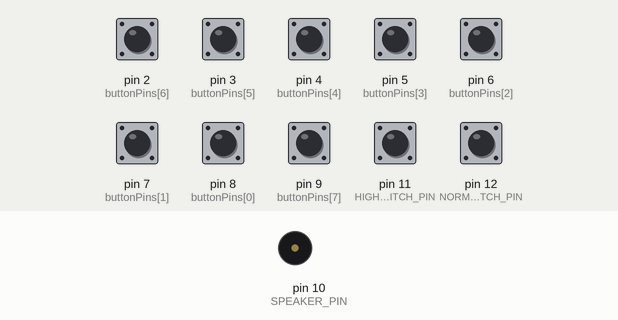
The sketch below on a simulated Arduino Mega 2560, built with avr-gcc and run on an emulated ATmega2560. Parts: buzzer (waves = sounding). The test bench sets the inputs (shaded band); at power-on: pin 2 (buttonPins[6]), pin 3 (buttonPins[5]), pin 4 (buttonPins[4]), pin 5 (buttonPins[3]), pin 6 (buttonPins[2]), pin 7 (buttonPins[1]), pin 8 (buttonPins[0]), pin 9 (buttonPins[7]), pin 11 (HIGH_TONE_SWITCH_PIN), pin 12 (NORMAL_TONE_SWITCH_PIN) HIGH.

Above: at 1.2 s.
1.3 s: pin 2 (buttonPins[6]) pulled LOW for 0.15 s
At 1.37 s:
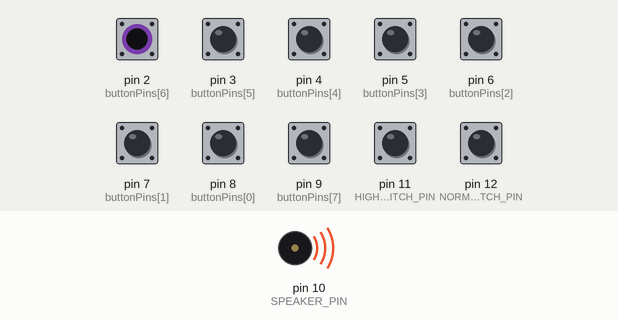
Timing chart, 0 to 4.3 s (numbered marks = the images above; inputs shaded):
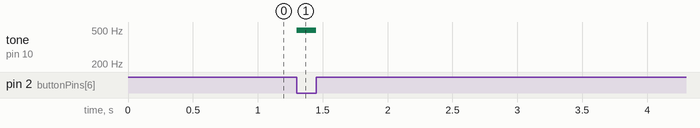

The sketch:

sketch.ino
```cpp
#include "pitches.h"

#define SPEAKER_PIN 10
#define HIGH_TONE_SWITCH_PIN 11
#define NORMAL_TONE_SWITCH_PIN 12

const uint8_t buttonPins[] = {8, 7, 6, 5, 4, 3, 2, 9};
const int buttonTones[] = {
  NOTE_C4, NOTE_D4, NOTE_E4, NOTE_F4,
  NOTE_G4, NOTE_A4, NOTE_B4, NOTE_C5
};
const int numTones = sizeof(buttonPins) / sizeof(buttonPins[0]);

void setup() {
  for (uint8_t i = 0; i < numTones; i++) {
    pinMode(buttonPins[i], INPUT_PULLUP);
  }
  pinMode(SPEAKER_PIN, OUTPUT);
  pinMode(HIGH_TONE_SWITCH_PIN, INPUT_PULLUP);
  pinMode(NORMAL_TONE_SWITCH_PIN, INPUT_PULLUP);
}

void loop() {
  int pitch = 0;
  bool highToneActive = digitalRead(HIGH_TONE_SWITCH_PIN) == LOW;
  bool normalToneActive = digitalRead(NORMAL_TONE_SWITCH_PIN) == LOW;

  for (uint8_t i = 0; i < numTones; i++) {
    if (digitalRead(buttonPins[i]) == LOW) {
      pitch = buttonTones[i];
    }
  }

  if (pitch) {
    if (highToneActive) {
      pitch *= 2; // Double the pitch for high tone
    } else if (!normalToneActive) {
      // If neither high tone nor normal tone switch is active, use original pitch
    }
    tone(SPEAKER_PIN, pitch);
  } else {
    noTone(SPEAKER_PIN);
  }
}
```

Measured:
- after the input at 1.3 s, tone on pin 10 (SPEAKER_PIN): silent → 494 Hz at once, → silent 0.15 s later
